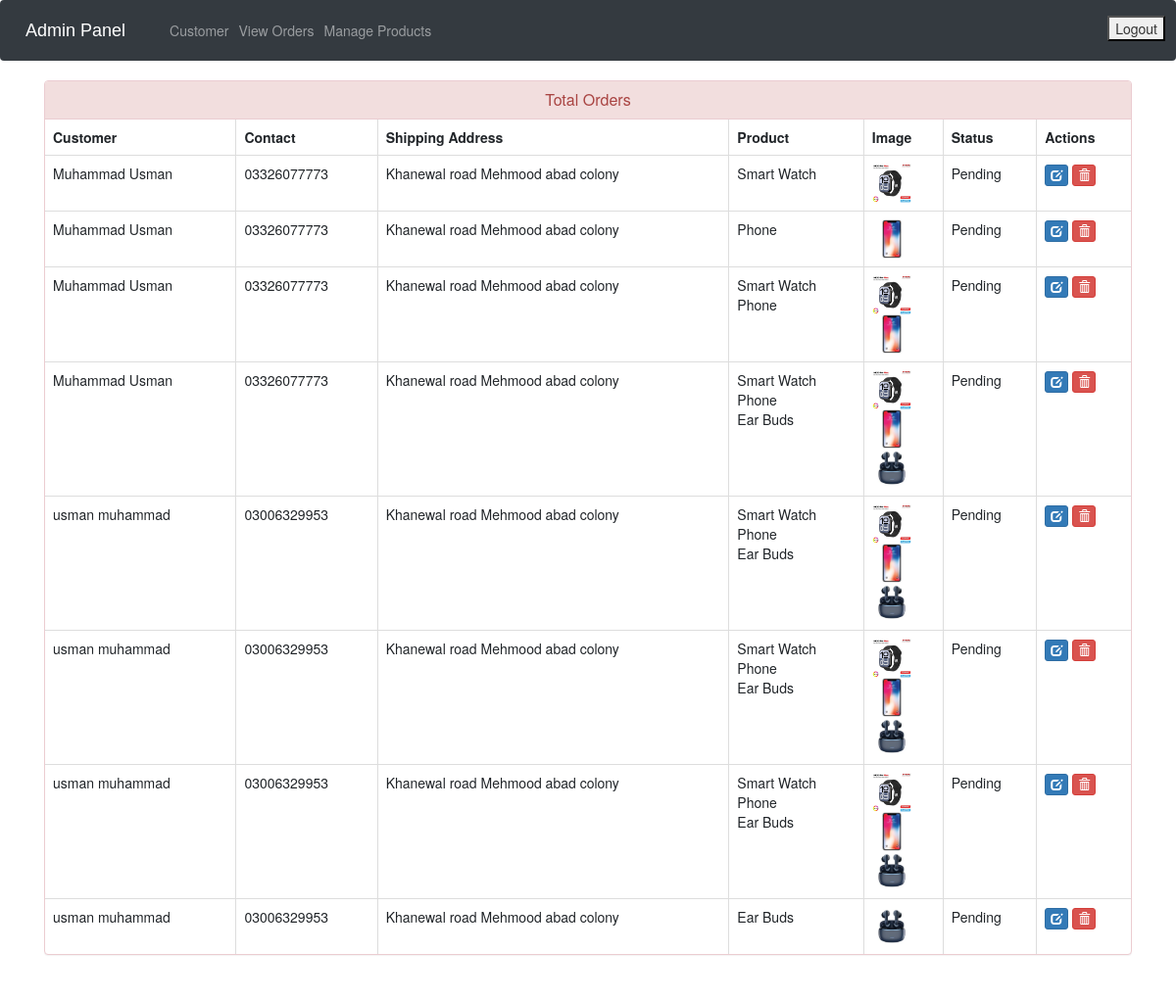
The app's page /admin-view-booking (signed in) with its own data.
### ecom/models.py (models this page shows, shortened)
class Product(models.Model):
    name = models.CharField(max_length=100)
    product_image = models.ImageField(upload_to='product_image/', null=True, blank=True, default="-")
    additional_image1 = models.ImageField(upload_to='product_image/other/', null=True, blank=True)
    additional_image2 = models.ImageField(upload_to='product_image/other/', null=True, blank=True)
    additional_image3 = models.ImageField(upload_to='product_image/other/', null=True, blank=True)
    additional_image4 = models.ImageField(upload_to='product_image/other/', null=True, blank=True)
    price = models.PositiveIntegerField()
    discount = models.PositiveIntegerField(null=True, blank=True, help_text="Discount Price")
    description = models.TextField(max_length=1000)
    short_description = models.TextField(max_length=100, null=True)
    stock = models.PositiveIntegerField(default=0)
    category = models.ForeignKey(Category, on_delete=models.CASCADE, related_name='products', default=1)
    sub_category = models.ForeignKey(Sub_category, on_delete=models.CASCADE, related_name='products', default=1)
    is_digital = models.BooleanField(default=False)
    featured = models.BooleanField(default=False)
    popular = models.BooleanField(default=False)
    colors = models.ManyToManyField(Color, blank=True, related_name='products')  # Added color options
    free_delivery = models.BooleanField(default=False)

class Customer(models.Model):
    user=models.OneToOneField(User,on_delete=models.CASCADE)
    profile_pic= models.ImageField(upload_to='profile_pic/CustomerProfilePic/',null=True,blank=True, default="-")
    address = models.CharField(max_length=40)
    mobile = models.CharField(max_length=20,null=False)
    @property
    def get_name(self):
        return self.user.first_name+" "+self.user.last_name

class Order(models.Model):
    STATUS_CHOICES = (
        ('Pending', 'Pending'),
        ('Order Confirmed', 'Order Confirmed'),
        ('Out for Delivery', 'Out for Delivery'),
        ('Delivered', 'Delivered'),
    )
    order_number = models.CharField(max_length=100, unique=True, editable=False)
    customer = models.ForeignKey(Customer, on_delete=models.CASCADE)
    status = models.CharField(max_length=50, choices=STATUS_CHOICES, default='Pending')
    order_date = models.DateField(auto_now_add=True, null=True)
    email = models.CharField(max_length=50, null=True)
    address = models.CharField(max_length=500, null=True)
    mobile = models.CharField(max_length=20, null=True)

### ecom/views.py (the view)
# urls.py: path('admin-view-booking', views.admin_view_booking_view,name='admin-view-booking'),
@login_required(login_url='adminlogin')
def admin_view_booking_view(request):
    orders = models.Order.objects.prefetch_related(
        'items__product'
    )  # Fetch orders with related items and products
    ordered_products = []
    ordered_bys = []
    for order in orders:
        ordered_product = [item.product for item in order.items.all()]
        ordered_by = order.customer
        ordered_products.append(ordered_product)
        ordered_bys.append(ordered_by)
    return render(request, 'ecom/admin_view_booking.html', {'data': zip(ordered_products, ordered_bys, orders)})

### ecom/context_processors.py (called while the page is built)
def categories_context(request):
    categories = Category.objects.prefetch_related('sub_category').all()
    return {'categories': categories}

### templates/ecom/admin_view_booking.html (shortened to what this page needs)
{% extends 'ecom/admin_base.html' %}
{% load static %}
{% block content %}
<head>
  <link href="//netdna.bootstrapcdn.com/bootstrap/3.0.0/css/bootstrap.min.css" rel="stylesheet" id="bootstrap-css">
</head>
<div class="container">
  <div class="panel panel-danger">
    <div class="panel-heading">
      <h6 class="panel-title">Total Orders</h6>
    </div>
    <table class="table table-hover table-bordered" id="dev-table">
    <thead>
        <tr>
            <th>Customer</th>
            <th>Contact</th>
            <th>Shipping Address</th>
            <th>Product</th>
            <th>Image</th>
            <th>Status</th>
            <th>Actions</th>
        </tr>
    </thead>
    <tbody>
        {% for products, customer, order in data %}
        <tr>
            <td>{{ customer.get_name }}</td>
            <td>{{ customer.mobile }}</td>
            <td>{{ order.address }}</td>
            <td>
                {% for p in products %}
                {{ p.name }}<br>
                {% endfor %}
            </td>
            <td>
                {% for p in products %}
                <img src="{% static p.product_image.url %}" alt="Product Image" height="40px" width="40px"><br>
                {% endfor %}
            </td>
            <td>{{ order.status }}</td>
            <td>
                <a class="btn btn-primary btn-xs" href="{% url 'update-order' order.id %}">
                    <span class="glyphicon glyphicon-edit"></span>
                </a>
                <a class="btn btn-danger btn-xs" href="{% url 'delete-order' order.id %}">
                    <span class="glyphicon glyphicon-trash"></span>
                </a>
            </td>
        </tr>
        {% endfor %}
    </tbody>
</table>
  </div>
</div>
{% endblock content %}

### templates/ecom/admin_view_booking.html (style rules this page uses)
a:link { text-decoration: none; }
h6 { text-align: center; }

### records on screen
Product: get_name "Muhammad Usman", mobile "03326077773", address "Khanewal road Mehmood abad colony", name "Smart Watch", product_image (picture), status "Pending", get_name "usman muhammad", mobile "03006329953"
Product: get_name "Muhammad Usman", mobile "03326077773", address "Khanewal road Mehmood abad colony", name "Phone", product_image (picture), status "Pending"
Product: name "Phone", product_image (picture)
Product: name "Ear Buds", product_image (picture), get_name "usman muhammad", mobile "03006329953", address "Khanewal road Mehmood abad colony", status "Pending"
